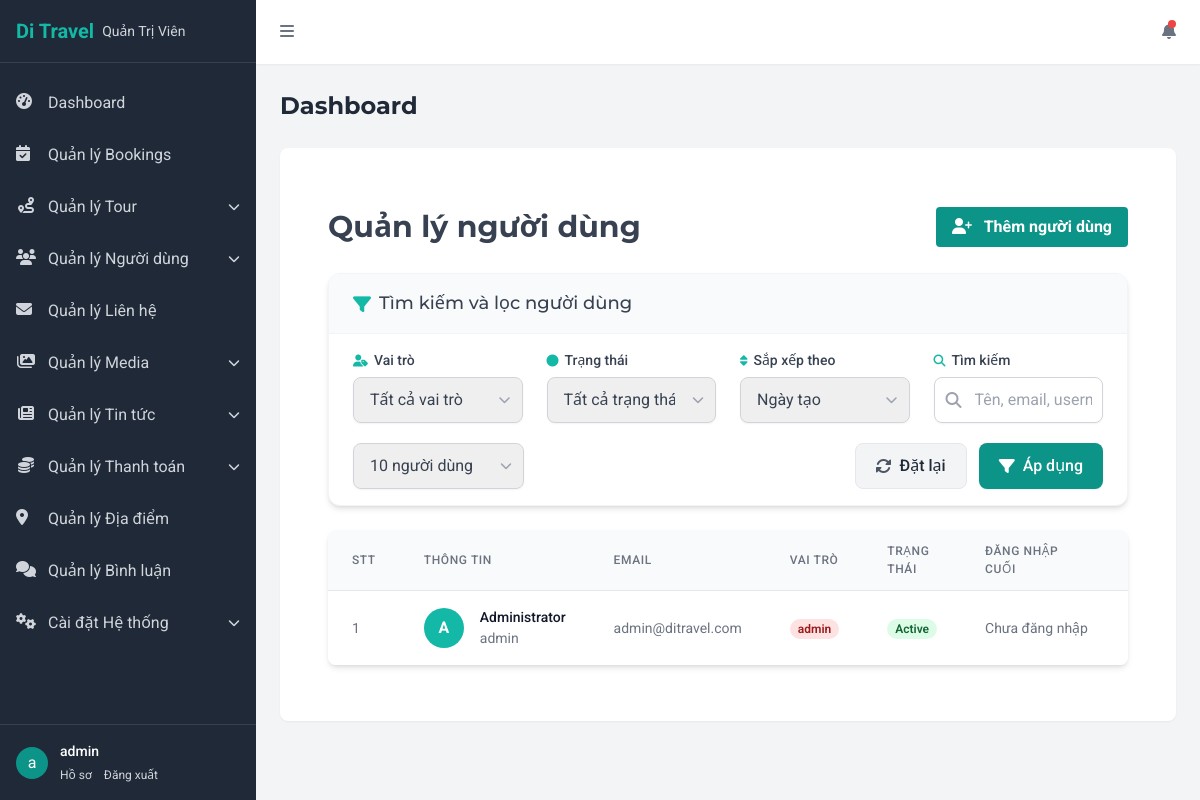
The app's page /admin/users/index (signed in) with its own data.
### tables this page shows
CREATE TABLE IF NOT EXISTS `users` (
  `id` INT AUTO_INCREMENT PRIMARY KEY,
  `username` VARCHAR(50) NOT NULL UNIQUE,
  `email` VARCHAR(100) NOT NULL UNIQUE,
  `password` VARCHAR(255) NOT NULL,
  `full_name` VARCHAR(100),
  `phone` VARCHAR(20),
  `address` TEXT,
  `avatar` VARCHAR(255),
  `role_id` INT NOT NULL,
  `status` ENUM('active', 'inactive', 'banned') DEFAULT 'active',
  `email_verified` BOOLEAN DEFAULT FALSE,
  `verification_token` VARCHAR(255),
  `reset_token` VARCHAR(255),
  `reset_token_expires` DATETIME,
  `last_login` DATETIME,
  `created_at` TIMESTAMP DEFAULT CURRENT_TIMESTAMP,
  `updated_at` TIMESTAMP DEFAULT CURRENT_TIMESTAMP ON UPDATE CURRENT_TIMESTAMP,
  FOREIGN KEY (`role_id`) REFERENCES `roles` (`id`)
);

CREATE TABLE IF NOT EXISTS `roles`(
  `id` INT AUTO_INCREMENT PRIMARY KEY,
  `name` VARCHAR(50) NOT NULL UNIQUE,
  `description` TEXT,
  `created_at` TIMESTAMP DEFAULT CURRENT_TIMESTAMP
);

### app/views/admin/users/index.php (the view, shortened to what the rows shown need)
<div class="container px-6 py-8 mx-auto">
  <div class="bg-white shadow-md rounded-lg overflow-hidden w-full">
    <div class="overflow-x-auto">
      <table class="min-w-full divide-y divide-gray-200">
        <thead class="bg-gray-50">
          <tr>
            <th scope="col" class="px-6 py-3 text-left text-xs font-medium text-gray-500 uppercase tracking-wider">STT
            </th>
            <th scope="col" class="px-6 py-3 text-left text-xs font-medium text-gray-500 uppercase tracking-wider">Thông
              tin</th>
            <th scope="col" class="px-6 py-3 text-left text-xs font-medium text-gray-500 uppercase tracking-wider">Email
            </th>
            <th scope="col" class="px-6 py-3 text-left text-xs font-medium text-gray-500 uppercase tracking-wider">Vai
              trò</th>
            <th scope="col" class="px-6 py-3 text-left text-xs font-medium text-gray-500 uppercase tracking-wider">Trạng
              thái</th>
            <th scope="col" class="px-6 py-3 text-left text-xs font-medium text-gray-500 uppercase tracking-wider">Đăng
              nhập cuối</th>
            <th scope="col" class="px-6 py-3 text-left text-xs font-medium text-gray-500 uppercase tracking-wider">Thao
              tác</th>
          </tr>
        </thead>
        <tbody class="bg-white divide-y divide-gray-200">
          <?php
          $startingIndex = ($pagination['current_page'] - 1) * $pagination['per_page'] + 1;
          if (!empty($users)):
            foreach ($users as $index => $user): ?>
              <tr>
                <td class="px-6 py-4 whitespace-nowrap text-sm text-gray-500"><?= $startingIndex + $index ?></td>
                <td class="px-6 py-4 whitespace-nowrap">
                  <div class="flex items-center">
                    <div class="flex-shrink-0 h-10 w-10">
                      <?php if (!empty($user['avatar'])): ?>
                        <img class="h-10 w-10 rounded-full" src="<?= $user['avatar'] ?>" alt="Avatar">
                      <?php else: ?>
                        <div class="h-10 w-10 rounded-full bg-teal-500 flex items-center justify-center text-white font-bold">
                          <?= strtoupper(substr($user['username'], 0, 1)) ?>
                        </div>
                      <?php endif; ?>
                    </div>
                    <div class="ml-4">
                      <div class="text-sm font-medium text-gray-900"><?= $user['full_name'] ?? $user['username'] ?></div>
                      <div class="text-sm text-gray-500"><?= $user['username'] ?></div>
                    </div>
                  </div>
                </td>
                <td class="px-6 py-4 whitespace-nowrap text-sm text-gray-500"><?= $user['email'] ?></td>
                <td class="px-6 py-4 whitespace-nowrap">
                  <span
                    class="px-2 inline-flex text-xs leading-5 font-semibold rounded-full <?= getRoleBadgeClass($user['role_name']) ?>">
                    <?= $user['role_name'] ?>
                  </span>
                </td>
                <td class="px-6 py-4 whitespace-nowrap">
                  <span
                    class="px-2 inline-flex text-xs leading-5 font-semibold rounded-full <?= getStatusBadgeClass($user['status']) ?>">
                    <?= ucfirst($user['status']) ?>
                  </span>
                </td>
                <td class="px-6 py-4 whitespace-nowrap text-sm text-gray-500">
                  <?= $user['last_login'] ? date('d/m/Y H:i', strtotime($user['last_login'])) : 'Chưa đăng nhập' ?>
                </td>
                <td class="px-6 py-4 whitespace-nowrap text-sm font-medium">
                </td>
              </tr>
            <?php endforeach;
          else: ?>
            <tr>
              <td colspan="7" class="px-6 py-4 text-center text-sm text-gray-500">Không có người dùng nào</td>
            </tr>
          <?php endif; ?>
        </tbody>
      </table>
    </div>
  </div>
</div>
<?php
function getRoleBadgeClass($roleName)
{
  $classes = [
    'admin' => 'bg-red-100 text-red-800',
    'moderator' => 'bg-yellow-100 text-yellow-800',
    'editor' => 'bg-blue-100 text-blue-800',
    'user' => 'bg-green-100 text-green-800'
  ];
  return $classes[strtolower($roleName)] ?? 'bg-gray-100 text-gray-800';
}
function getStatusBadgeClass($status)
{
  $classes = [
    'active' => 'bg-green-100 text-green-800',
    'inactive' => 'bg-gray-100 text-gray-800',
    'banned' => 'bg-red-100 text-red-800'
  ];
  return $classes[$status] ?? 'bg-gray-100 text-gray-800';
}
?>

### records on screen
users: index "1", username "A", full_name "Administrator", username "admin", email "admin@ditravel.com", role.name "admin", status "Active", shows "Chưa đăng nhập"

### other values on screen
substr($_SESSION['username'] ?? 'A', 0, 1) "a"
$_SESSION['username'] "admin"
$pageTitle "Dashboard"
